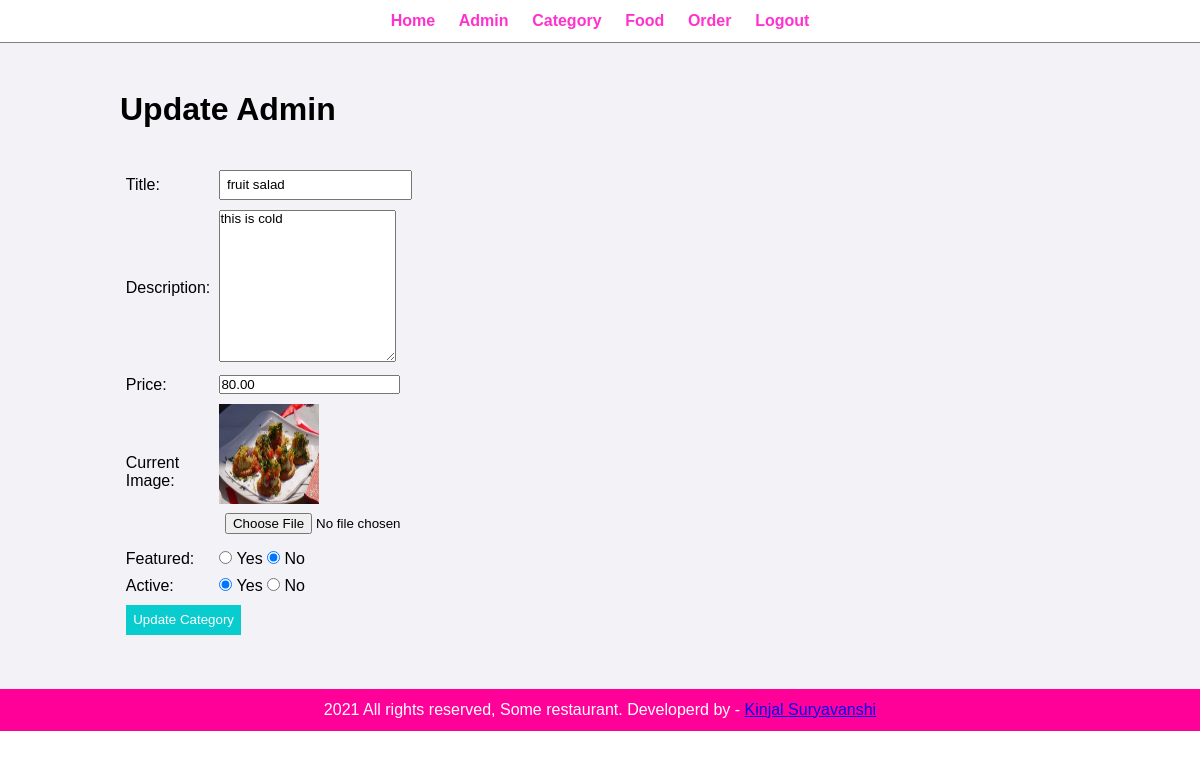
The app's page /admin/update-food.php?id=13 (signed in) with its own data.
### tables this page shows
CREATE TABLE `tbl_food` (
  `id` int(10) UNSIGNED NOT NULL,
  `title` varchar(100) NOT NULL,
  `description` text NOT NULL,
  `price` decimal(10,2) NOT NULL,
  `image_name` varchar(255) NOT NULL,
  `category_id` int(10) UNSIGNED NOT NULL,
  `featured` varchar(10) NOT NULL,
  `active` varchar(10) NOT NULL
);

### admin/update-food.php (the view, shortened to what this page needs)
<?php
include('partials/menu.php');
?>
<?php
if (isset($_GET['id'])) {
    $id =  $_GET['id'];
    $sql = "Select * from tbl_food where id=$id";
    $res = mysqli_query($con, $sql);
    if ($res == true) {
        $count = mysqli_num_rows($res);
        if ($count == 1) {
            $row = mysqli_fetch_assoc($res);
            $title = $row['title'];
            $description = $row['description'];
            $price = $row['price'];
            $image_name = $row['image_name'];
            $featured = $row['featured'];
            $active = $row['active'];
        } else {
            $_SESSION['No_food_found'] = '<div class="error">Category not found</div>';
            header('Location:' . HOME_URL . 'admin/manage-food.php');
        }
    } else {
        header('Location:' . HOME_URL . 'admin/manage-food.php');
    }
}
?>
<div class="main-content">
    <div class="wrapper">
        <h1>Update Admin</h1><br><br>
        <form action="" method="POST" enctype="multipart/form-data">
            <table class="tbl-30">
                <tr>
                    <td>Title: </td>
                    <td><input type="text" name="title" value="<?php echo $title ?>" id="" class="input-field"></td>
                </tr>
                <tr>
                    <td>Description:</td>
                    <td><textarea name="description" value="<?php echo $description; ?>" id="" cols="20" rows="10"><?php echo $description; ?></textarea></td>
                </tr>
                <tr>
                    <td>Price:</td>
                    <td><input type="number" name="price" value="<?php echo $price; ?>" id=""></td>
                </tr>
                <tr>
                    <td>Current Image: </td>
                    <td><?php
                        if ($image_name != '') {
                        ?> <img name='' src="<?php echo HOME_URL . 'images/food/'; ?><?php echo $image_name; ?>" width="100px" height="100px" alt="">
                        <?php
                        } else {
                            echo '<div class="error">Image not added</div>';
                        }
                        ?>
                        <input type="file" name="current_image" value="" id="" class="input-field">
                    </td>
                </tr>
                <tr>
                    <td>Featured: </td>
                    <td><input <?php if ($featured == 'yes') {
                                    echo 'checked';
                                } ?> type="radio" name="featured" value="yes" id=""> Yes
                        <input <?php if ($featured == 'no') {
                                    echo 'checked';
                                } ?> type="radio" name="featured" value="no" id=""> No
                    </td>
                </tr>
                <tr>
                    <td>Active:</td>
                    <td><input <?php if ($active == 'yes') {
                                    echo ' checked';
                                } ?> type="radio" name="active" value="yes"> Yes
                        <input <?php if ($active == 'no') {
                                    echo 'checked';
                                } ?> type="radio" name="active" value="no" id=""> No
                    </td>
                </tr>
                <tr>
                    <td colspan="2">
                        <input type="submit" name="submit" value="Update Category" class="btn-secondary" id="">
                    </td>
                </tr>
            </table>
        </form>
    </div>
</div>
<?php
include('partials/footer.php');
?>

### css/admin.css (style rules this page uses)
* { margin: 0; padding: 0; font-family: Arial, Helvetica, sans-serif; }
.wrapper { padding: 1%; width: 80%; margin: 0 auto; }
.main-content { padding: 3% 0;; background-color: #f3f2f6; }
table tr td { padding: 1%; }
.tbl-30 { width: 40%; }
.input-field { padding: 2%; }
.btn-secondary { background-color:rgb(9, 204, 207); padding: 2%; color: white; text-decoration: none; border:none; }

### records on screen
tbl_food: title "fruit salad", description "this is cold", price "80.00", image_name (picture), featured "☑", active "☑"
